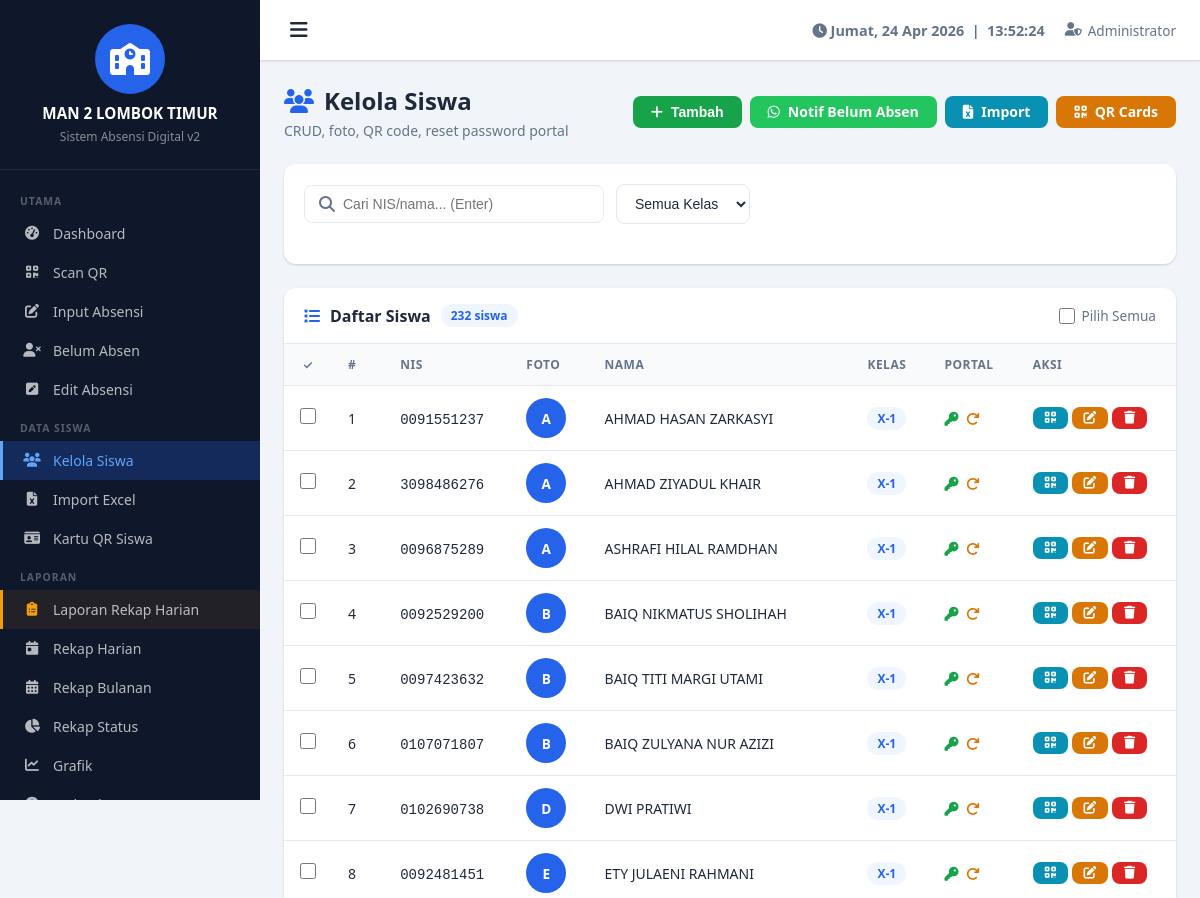
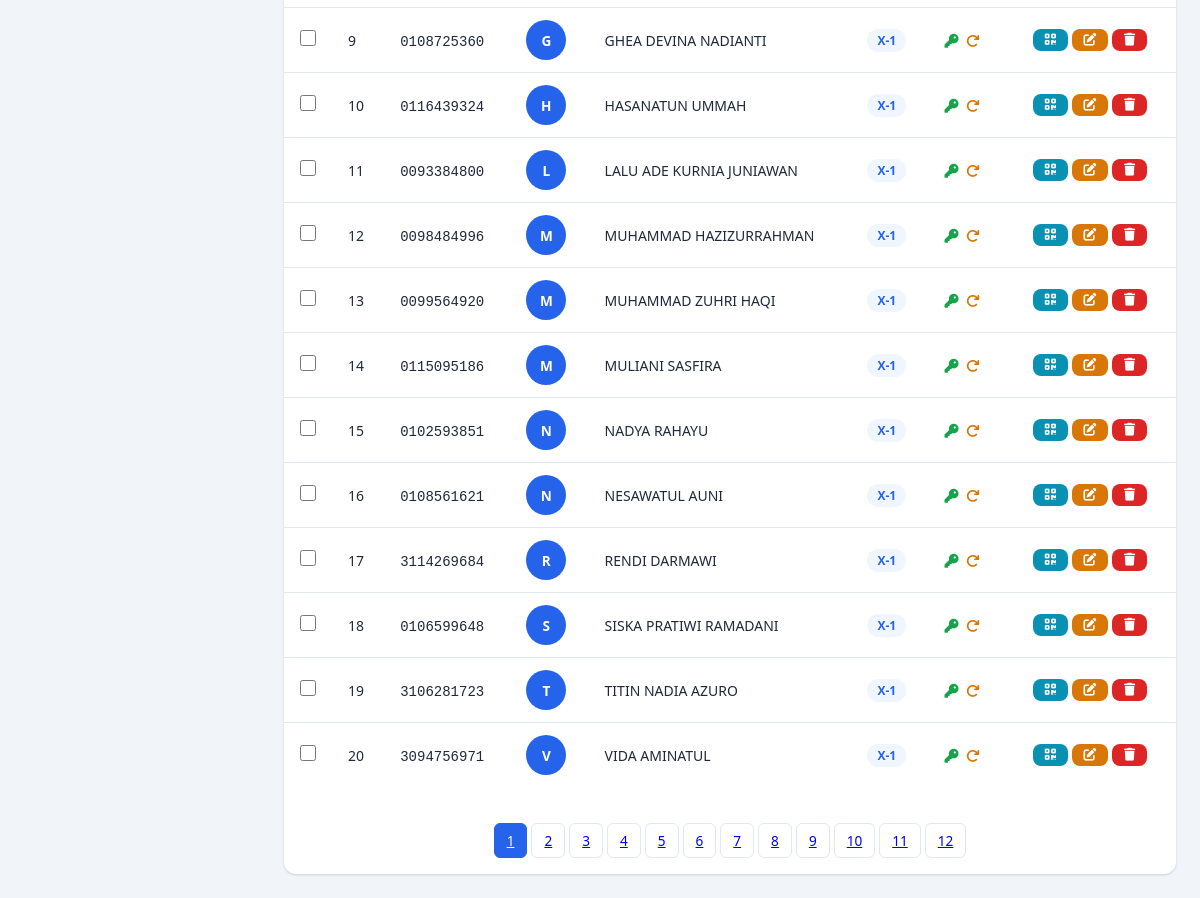
/siswa.php (signed in), run on the app's committed database (2 pictures, top to bottom).
### tables this page shows
CREATE TABLE `pengaturan` (
  `id` int(11) NOT NULL,
  `nama_sekolah` varchar(200) DEFAULT 'Nama Sekolah',
  `alamat` text DEFAULT NULL,
  `logo` varchar(255) DEFAULT NULL,
  `kepala_sekolah` varchar(200) DEFAULT NULL,
  `nip_kepala` varchar(50) DEFAULT NULL,
  `jam_masuk` time DEFAULT '07:00:00',
  `jam_terlambat` time DEFAULT '07:30:00',
  `jam_pulang` time DEFAULT '14:00:00',
  `token_wa` varchar(200) DEFAULT '',
  `pin_admin` varchar(255) DEFAULT NULL
);

CREATE TABLE `siswa` (
  `id` int(11) NOT NULL,
  `nis` varchar(20) NOT NULL,
  `nama` varchar(100) NOT NULL,
  `kelas` varchar(20) NOT NULL,
  `aktif` tinyint(1) DEFAULT 1,
  `foto` varchar(255) DEFAULT NULL,
  `barcode_img` varchar(255) DEFAULT NULL,
  `password` varchar(255) DEFAULT NULL,
  `created_at` timestamp NOT NULL DEFAULT current_timestamp(),
  `no_wa_ortu` varchar(20) DEFAULT ''
);

### includes/config.php (called while the page is built, shortened)
<?php
$conn = new mysqli(DB_HOST, DB_USER, DB_PASS, DB_NAME);
$conn->set_charset("utf8mb4");
function get_pengaturan() {
    global $conn;
    return $conn->query("SELECT * FROM pengaturan LIMIT 1")->fetch_assoc();
}
function sanitize($str) {
    global $conn;
    return $conn->real_escape_string(htmlspecialchars(strip_tags(trim($str))));
}
?>

### siswa.php (the view, shortened to what this page needs)
<?php
require_once 'includes/config.php';
$conn->query("ALTER TABLE siswa ADD COLUMN IF NOT EXISTS no_wa_ortu VARCHAR(20) DEFAULT ''");
$search     = sanitize($_GET['search'] ?? '');
$fkelas     = sanitize($_GET['kelas']  ?? '');
$page       = max(1,(int)($_GET['page'] ?? 1));
$per        = 20;
$off        = ($page-1)*$per;
$where = '1=1';
$total = $conn->query("SELECT COUNT(*) c FROM siswa WHERE $where")->fetch_assoc()['c'];
$pages = ceil($total/$per);
$res   = $conn->query("SELECT * FROM siswa WHERE $where ORDER BY kelas,nama LIMIT $per OFFSET $off");
include 'includes/header.php';
?>
<div class="page-header d-flex align-center">
    <div>
        <div class="page-title"><i class="fas fa-users"></i> Kelola Siswa</div>
        <div class="page-subtitle">CRUD, foto, QR code, reset password portal</div>
    </div>
    <div class="ms-auto" style="display:flex;gap:8px">
        <button class="btn btn-success" onclick="openModal('modalSiswa')"><i class="fas fa-plus"></i> Tambah</button>
                <a href="notif_belum_absen.php" class="btn btn-primary" style="background:#22c55e;"><i class="fab fa-whatsapp"></i> Notif Belum Absen</a>
        <a href="import_excel.php" class="btn btn-info"><i class="fas fa-file-excel"></i> Import</a>
        <a href="barcode_generate.php" class="btn btn-warning"><i class="fas fa-qrcode"></i> QR Cards</a>
    </div>
</div>
<div class="card mb-3"><div class="card-body">
    <form method="GET" class="filter-bar" id="filterForm">
        <div class="search-box" style="flex:1;max-width:300px">
            <i class="fas fa-search"></i>
            <input type="text" name="search" id="searchInput"
                   placeholder="Cari NIS/nama... (Enter)" value="<?= $search ?>">
        </div>
        <select name="kelas" class="form-select" style="width:auto"
                onchange="document.getElementById('filterForm').submit()">
            <option value="">Semua Kelas</option>
        </select>
    </form>
</div></div>
<form method="POST" id="formHapusMassal">
<div class="card">
    <div class="card-header" style="display:flex;align-items:center;gap:10px;flex-wrap:wrap">
        <i class="fas fa-list" style="color:var(--primary)"></i>
        Daftar Siswa
        <span class="badge" style="background:#eff6ff;color:var(--primary)"><?= $total ?> siswa</span>
        <div style="margin-left:auto;display:flex;align-items:center;gap:10px">
            <label style="display:flex;align-items:center;gap:6px;cursor:pointer;font-size:.85rem;color:var(--text-muted);margin:0;font-weight:500">
                <input type="checkbox" id="checkAll" onchange="toggleAll(this)"
                       style="width:16px;height:16px;cursor:pointer;accent-color:var(--primary)">
                Pilih Semua
            </label>
        </div>
    </div>
    <div class="table-container">
        <table>
            <thead><tr>
                <th style="width:44px;text-align:center">✓</th>
                <th>#</th><th>NIS</th><th>Foto</th><th>Nama</th>
                <th>Kelas</th><th>Portal</th><th>Aksi</th>
            </tr></thead>
            <tbody>
                <?php if ($res->num_rows===0): ?>
                <tr><td colspan="8" style="text-align:center;padding:48px;color:var(--text-muted)">
                    <i class="fas fa-users-slash fa-2x" style="opacity:.3;display:block;margin-bottom:8px"></i>
                    Tidak ada data siswa
                </td></tr>
                <?php else: $no=$off; while($s=$res->fetch_assoc()): $no++; ?>
                <tr id="row-<?= $s['id'] ?>">
                    <td style="text-align:center">
                        <input type="checkbox" name="siswa_ids[]" value="<?= $s['id'] ?>"
                               class="checkSiswa" onchange="updateHapusBtn()"
                               style="width:16px;height:16px;cursor:pointer;accent-color:var(--primary)">
                    </td>
                    <td><?= $no ?></td>
                    <td><code><?= $s['nis'] ?></code></td>
                    <td>
                        <?php if (!empty($s['foto'])&&file_exists(__DIR__.'/uploads/foto/'.$s['foto'])): ?>
                            <img src="<?= BASE_URL ?>uploads/foto/<?= $s['foto'] ?>" class="student-photo">
                        <?php else: ?>
                            <div class="student-avatar"><?= strtoupper(substr($s['nama'],0,1)) ?></div>
                        <?php endif; ?>
                    </td>
                    <td><?= htmlspecialchars($s['nama']) ?></td>
                    <td><span class="badge" style="background:#eff6ff;color:var(--primary)"><?= $s['kelas'] ?></span></td>
                    <td>
                        <span title="<?= $s['password']?'Password custom':'Password = NIS' ?>">
                            <?= $s['password']
                                ?'<i class="fas fa-key" style="color:var(--success)"></i>'
                                :'<i class="fas fa-key" style="color:var(--text-muted);opacity:.4"></i>' ?>
                        </span>
                        <a href="siswa.php?action=reset_pw&id=<?= $s['id'] ?>"
                           onclick="return confirm('Reset password ke NIS: <?= $s['nis'] ?>?')"
                           title="Reset password ke NIS" style="margin-left:4px">
                            <i class="fas fa-redo" style="color:var(--warning);font-size:.85rem"></i>
                        </a>
                    </td>
                    <td>
                        <a href="siswa.php?action=qr&id=<?= $s['id'] ?>" class="btn btn-sm btn-info" title="QR Code"><i class="fas fa-qrcode"></i></a>
                        <a href="siswa.php?action=edit&id=<?= $s['id'] ?>" class="btn btn-sm btn-warning" title="Edit"><i class="fas fa-edit"></i></a>
                        <button type="button"
                                onclick="confirmDelete('siswa.php?action=delete&id=<?= $s['id'] ?>')"
                                class="btn btn-sm btn-danger"><i class="fas fa-trash"></i></button>
                    </td>
                </tr>
                <?php endwhile; endif; ?>
            </tbody>
        </table>
    </div>
    <?php if ($pages>1): ?>
    <div style="padding:16px 20px">
        <div class="pagination">
            <?php for($p=1;$p<=$pages;$p++): ?>
            <a href="?page=<?= $p ?>&search=<?= urlencode($search) ?>&kelas=<?= urlencode($fkelas) ?>"
               class="page-btn <?= $p==$page?'active':'' ?>"><?= $p ?></a>
            <?php endfor; ?>
        </div>
    </div>
    <?php endif; ?>
</div>
</form>
<?php include 'includes/footer.php'; ?>

### includes/header.php (shortened to what this page needs)
<?php
$pengaturan = get_pengaturan();
$current_page = basename($_SERVER['PHP_SELF'], '.php');
?>
<!DOCTYPE html>
<html lang="id">
<head>
    <link rel="stylesheet" href="<?= BASE_URL ?>assets/css/style.css">
    <link rel="stylesheet" href="https://cdnjs.cloudflare.com/ajax/libs/font-awesome/6.4.0/css/all.min.css">
</head>
<body>
<div class="sidebar" id="sidebar">
    <div class="sidebar-header">
        <?php if (!empty($pengaturan['logo']) && file_exists('uploads/logo/' . $pengaturan['logo'])): ?>
            <img src="<?= BASE_URL ?>uploads/logo/<?= $pengaturan['logo'] ?>" alt="Logo" class="school-logo">
        <?php else: ?>
            <div class="logo-placeholder"><i class="fas fa-school"></i></div>
        <?php endif; ?>
        <div class="school-name"><?= htmlspecialchars($pengaturan['nama_sekolah']) ?></div>
        <div class="school-sub">Sistem Absensi Digital v2</div>
    </div>
    <nav class="sidebar-nav">
        <div class="nav-section">UTAMA</div>
        <a href="<?= BASE_URL ?>dashboard.php" class="nav-item <?= $current_page=='dashboard'?'active':'' ?>">
            <i class="fas fa-tachometer-alt"></i> Dashboard
        </a>
        <a href="<?= BASE_URL ?>scan.php" class="nav-item <?= $current_page=='scan'?'active':'' ?>">
            <i class="fas fa-qrcode"></i> Scan QR
        </a>
        <a href="<?= BASE_URL ?>manual.php" class="nav-item <?= $current_page=='manual'?'active':'' ?>">
            <i class="fas fa-edit"></i> Input Absensi
        </a>
        <a href="<?= BASE_URL ?>belum_absen.php" class="nav-item <?= $current_page=='belum_absen'?'active':'' ?>">
            <i class="fas fa-user-times"></i> Belum Absen
        </a>
        <a href="<?= BASE_URL ?>edit_absensi.php" class="nav-item <?= $current_page=='edit_absensi'?'active':'' ?>">
            <i class="fas fa-pen-square"></i> Edit Absensi
        </a>
        <div class="nav-section">DATA SISWA</div>
        <a href="<?= BASE_URL ?>siswa.php" class="nav-item <?= $current_page=='siswa'?'active':'' ?>">
            <i class="fas fa-users"></i> Kelola Siswa
        </a>
        <a href="<?= BASE_URL ?>import_excel.php" class="nav-item <?= $current_page=='import_excel'?'active':'' ?>">
            <i class="fas fa-file-excel"></i> Import Excel
        </a>
        <a href="<?= BASE_URL ?>barcode_generate.php" class="nav-item <?= $current_page=='barcode_generate'?'active':'' ?>">
            <i class="fas fa-id-card"></i> Kartu QR Siswa
        </a>
        <div class="nav-section">LAPORAN</div>
        <a href="<?= BASE_URL ?>laporan_rekap_harian.php" class="nav-item <?= $current_page=='laporan_rekap_harian'?'active':'' ?>"
           style="<?= $current_page=='laporan_rekap_harian'?'':'border-left:3px solid #f59e0b;background:rgba(245,158,11,.08)' ?>">
            <i class="fas fa-clipboard-list" style="color:#f59e0b"></i>
            <span>Laporan Rekap Harian</span>
        </a>
        <a href="<?= BASE_URL ?>rekap_harian.php" class="nav-item <?= $current_page=='rekap_harian'?'active':'' ?>">
            <i class="fas fa-calendar-day"></i> Rekap Harian
        </a>
        <a href="<?= BASE_URL ?>rekap_bulanan.php" class="nav-item <?= $current_page=='rekap_bulanan'?'active':'' ?>">
            <i class="fas fa-calendar-alt"></i> Rekap Bulanan
        </a>
        <a href="<?= BASE_URL ?>rekap_status.php" class="nav-item <?= $current_page=='rekap_status'?'active':'' ?>">
            <i class="fas fa-chart-pie"></i> Rekap Status
        </a>
        <a href="<?= BASE_URL ?>grafik.php" class="nav-item <?= $current_page=='grafik'?'active':'' ?>">
            <i class="fas fa-chart-line"></i> Grafik
        </a>
        <a href="<?= BASE_URL ?>terlambat.php" class="nav-item <?= $current_page=='terlambat'?'active':'' ?>">
            <i class="fas fa-clock"></i> Terlambat
        </a>
    </nav>
</div>
<div class="main-content" id="mainContent">
    <header class="top-bar">
        <button class="sidebar-toggle" onclick="toggleSidebar()"><i class="fas fa-bars"></i></button>
        <div class="top-bar-info">
            <div class="realtime-clock" id="realtimeClock"></div>
            <div class="admin-info"><i class="fas fa-user-shield"></i> <?= htmlspecialchars($_SESSION['admin_nama'] ?? 'Admin') ?></div>
        </div>
    </header>
    <div class="content-wrapper">

### data on the page
pengaturan: nama_sekolah "MAN 2 LOMBOK TIMUR"
siswa: nis "0091551237", nama "A", nama "AHMAD HASAN ZARKASYI", kelas "X-1"
siswa: nis "3098486276", nama "A", nama "AHMAD ZIYADUL KHAIR", kelas "X-1"
siswa: nis "0096875289", nama "A", nama "ASHRAFI HILAL RAMDHAN", kelas "X-1"
siswa: nis "0092529200", nama "B", nama "BAIQ NIKMATUS SHOLIHAH", kelas "X-1"
siswa: nis "0097423632", nama "B", nama "BAIQ TITI MARGI UTAMI", kelas "X-1"
siswa: nis "0107071807", nama "B", nama "BAIQ ZULYANA NUR AZIZI", kelas "X-1"
siswa: nis "0102690738", nama "D", nama "DWI PRATIWI", kelas "X-1"
siswa: nis "0092481451", nama "E", nama "ETY JULAENI RAHMANI", kelas "X-1"
siswa: nis "0108725360", nama "G", nama "GHEA DEVINA NADIANTI", kelas "X-1"
siswa: nis "0116439324", nama "H", nama "HASANATUN UMMAH", kelas "X-1"
siswa: nis "0093384800", nama "L", nama "LALU ADE KURNIA JUNIAWAN", kelas "X-1"
siswa: nis "0098484996", nama "M", nama "MUHAMMAD HAZIZURRAHMAN", kelas "X-1"
siswa: nis "0099564920", nama "M", nama "MUHAMMAD ZUHRI HAQI", kelas "X-1"
siswa: nis "0115095186", nama "M", nama "MULIANI SASFIRA", kelas "X-1"
siswa: nis "0102593851", nama "N", nama "NADYA RAHAYU", kelas "X-1"
siswa: nis "0108561621", nama "N", nama "NESAWATUL AUNI", kelas "X-1"
siswa: nis "3114269684", nama "R", nama "RENDI DARMAWI", kelas "X-1"
siswa: nis "0106599648", nama "S", nama "SISKA PRATIWI RAMADANI", kelas "X-1"
siswa: nis "3106281723", nama "T", nama "TITIN NADIA AZURO", kelas "X-1"
siswa: nis "3094756971", nama "V", nama "VIDA AMINATUL", kelas "X-1"

### other printed values
$_SESSION['admin_nama'] "Administrator"
$total "232"
